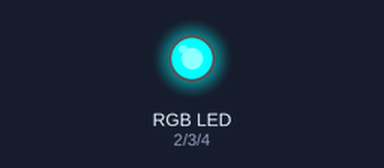
Recording of a sketch running on a simulated Arduino Uno, built with avr-gcc and run on an emulated ATmega328P. Parts: an RGB LED mixed from three pins (HIGH = lit).

Above: at 0.1 s.
At 0.9 s:
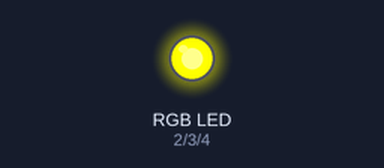
At 1.7 s:
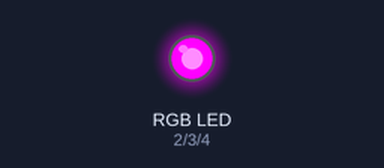
At 2.7 s:
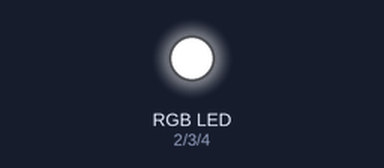
Timing chart, 0 to 3.0 s (numbered marks = the images above):
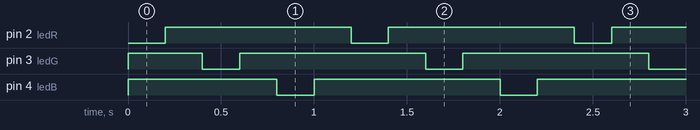

The sketch:

RGB_Lamp.ino
```cpp
int ledR = 2;

int ledG = 3;

int ledB = 4;


void setup() {

  pinMode(ledR, OUTPUT) ;

   pinMode(ledG, OUTPUT) ;

    pinMode(ledB, OUTPUT) ;

    digitalWrite(ledR, HIGH) ;

    digitalWrite(ledG, HIGH) ;

    digitalWrite(ledB, HIGH) ;


}

void loop() {

  digitalWrite(ledR, LOW) ;

  delay(200) ;

  digitalWrite(ledR, HIGH) ;

  delay(200) ;

  digitalWrite(ledG, LOW) ;

  delay(200) ;

  digitalWrite(ledG, HIGH) ;

  delay(200) ;

  digitalWrite(ledB, LOW) ;

  delay (200) ;

  digitalWrite(ledB, HIGH) ;

  delay(200) ;


}
```

Measured:
- by itself, pin 2 (ledR), pin 3 (ledG), pin 4 (ledB): alternates HIGH for 1.0 s and LOW for 0.20 s
- by itself, everything shown: repeats every 1.2 s, in 6 steps
